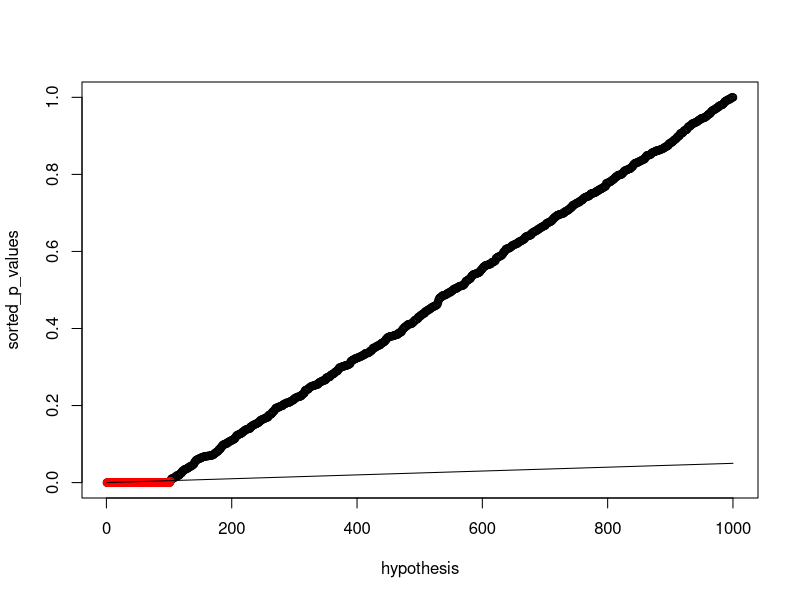

This figure's R source: (Note: this script raises an error after producing the figure.)
fdr <- function(p_values, Q){
  
  sorted_p_values = sort(p_values) # Sort the p-values 
  m = length(sorted_p_values)      # Number of p-values
  
  # Hypothesis 1
  hypothesis_1 = Q*c(1:m)/m
  
  # Hypothesis 2 - If not independent
  d = m * sum(1/c(1:m))
  hypothesis_2 = (Q * c(1:m))/d
  
  # the p-vlaues less than the hypothesis line are considered to be interesting
  is_interesting = (sorted_p_values < hypothesis_1)
  
  # compute the index below which the sorted p-values are less than the line
  index = max(which(is_interesting == "TRUE"))
  print(paste0("Threshold Index: ", index))
  
  #################################################################################
  # NOTE: The index value we get depends on the given input vector
  #
  # Here, the input vector has 100 values in the range of 1e-6 and rest are large.
  # Thus the index turns out to some value near 100.
  #
  # Suppose, the input vector was something with 250 smaller values.
  # Example: v1 <- c(1e-5*runif(250),runif(750))
  # The index would be approximately 250.
  #################################################################################
  
  p_star = sorted_p_values[index]
  
  hypothesis = c(1:m)
  plot(hypothesis, sorted_p_values, col="black")
  lines(c(1:index), sorted_p_values[c(1:index)], col = "red", type="o")
  lines(hypothesis, hypothesis_1, type="l", col="black")
  
  # list index of hypothesis which are interesting in the original unsorted list of p values
  temp = (p_values < p.star)
  fd = which(temp == "TRUE")
  print("Index of intersting p values in the unsorted list:")
  print(fd)
  
  # false rejection rate
  frr = -log(p_star)/length(fd)
  print(paste0("False Rejection Rate: ", frr))
  
  #################################################################################
  # NOTE: FRR depends on the Q value given as an input to the function
  # Here, the Q value was 0.05 hence the frr is approximately 0.05
  #################################################################################
}

# Test Vector of p-values
v1 <- c(1e-5*runif(100),runif(900))
Q = 0.05
fdr(v1, Q)
